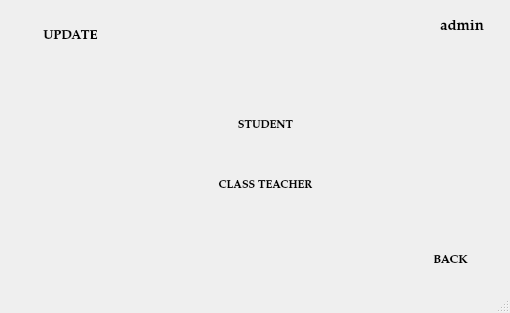
<?xml version="1.0" encoding="UTF-8"?>
<ui version="4.0">
 <class>mod0</class>
 <widget class="QMainWindow" name="mod0">
  <property name="geometry">
   <rect>
    <x>0</x>
    <y>0</y>
    <width>510</width>
    <height>313</height>
   </rect>
  </property>
  <property name="windowTitle">
   <string>MainWindow</string>
  </property>
  <widget class="QWidget" name="centralwidget">
   <widget class="QLabel" name="invalid">
    <property name="geometry">
     <rect>
      <x>150</x>
      <y>350</y>
      <width>251</width>
      <height>31</height>
     </rect>
    </property>
    <property name="font">
     <font>
      <family>MS Sans Serif</family>
     </font>
    </property>
    <property name="styleSheet">
     <string notr="true">color: rgb(255, 3, 3);</string>
    </property>
    <property name="text">
     <string/>
    </property>
   </widget>
   <widget class="QLabel" name="label">
    <property name="enabled">
     <bool>true</bool>
    </property>
    <property name="geometry">
     <rect>
      <x>0</x>
      <y>-20</y>
      <width>751</width>
      <height>541</height>
     </rect>
    </property>
    <property name="frameShadow">
     <enum>QFrame::Plain</enum>
    </property>
    <property name="text">
     <string/>
    </property>
    <property name="pixmap">
     <pixmap resource="pic.qrc">:/newPrefix/ttt.jpg</pixmap>
    </property>
   </widget>
   <widget class="QPushButton" name="add">
    <property name="geometry">
     <rect>
      <x>20</x>
      <y>20</y>
      <width>101</width>
      <height>31</height>
     </rect>
    </property>
    <property name="font">
     <font>
      <family>Palatino Linotype</family>
      <pointsize>10</pointsize>
      <weight>75</weight>
      <bold>true</bold>
     </font>
    </property>
    <property name="acceptDrops">
     <bool>false</bool>
    </property>
    <property name="styleSheet">
     <string notr="true">background-color: rgb(255, 255, 255);</string>
    </property>
    <property name="text">
     <string>UPDATE</string>
    </property>
    <property name="checkable">
     <bool>false</bool>
    </property>
    <property name="default">
     <bool>true</bool>
    </property>
    <property name="flat">
     <bool>true</bool>
    </property>
   </widget>
   <widget class="QLabel" name="label_2">
    <property name="geometry">
     <rect>
      <x>410</x>
      <y>10</y>
      <width>31</width>
      <height>31</height>
     </rect>
    </property>
    <property name="text">
     <string/>
    </property>
    <property name="pixmap">
     <pixmap resource="pic.qrc">:/newPrefix/icon.png</pixmap>
    </property>
   </widget>
   <widget class="QLabel" name="label_3">
    <property name="geometry">
     <rect>
      <x>440</x>
      <y>20</y>
      <width>47</width>
      <height>13</height>
     </rect>
    </property>
    <property name="font">
     <font>
      <family>Palatino Linotype</family>
      <pointsize>11</pointsize>
      <weight>75</weight>
      <bold>true</bold>
     </font>
    </property>
    <property name="text">
     <string>admin</string>
    </property>
   </widget>
   <widget class="QLabel" name="invalid_2">
    <property name="geometry">
     <rect>
      <x>240</x>
      <y>280</y>
      <width>151</width>
      <height>16</height>
     </rect>
    </property>
    <property name="font">
     <font>
      <family>MS Sans Serif</family>
      <pointsize>10</pointsize>
      <weight>75</weight>
      <bold>true</bold>
     </font>
    </property>
    <property name="styleSheet">
     <string notr="true">color:rgb(238, 0, 0)</string>
    </property>
    <property name="text">
     <string/>
    </property>
   </widget>
   <widget class="QPushButton" name="back">
    <property name="geometry">
     <rect>
      <x>410</x>
      <y>250</y>
      <width>81</width>
      <height>21</height>
     </rect>
    </property>
    <property name="font">
     <font>
      <family>Palatino Linotype</family>
      <pointsize>9</pointsize>
      <weight>75</weight>
      <bold>true</bold>
     </font>
    </property>
    <property name="acceptDrops">
     <bool>false</bool>
    </property>
    <property name="styleSheet">
     <string notr="true">background-color: rgb(255, 255, 255);</string>
    </property>
    <property name="text">
     <string>BACK</string>
    </property>
    <property name="checkable">
     <bool>false</bool>
    </property>
    <property name="default">
     <bool>true</bool>
    </property>
    <property name="flat">
     <bool>true</bool>
    </property>
   </widget>
   <widget class="QPushButton" name="student">
    <property name="geometry">
     <rect>
      <x>210</x>
      <y>110</y>
      <width>111</width>
      <height>31</height>
     </rect>
    </property>
    <property name="font">
     <font>
      <family>Palatino Linotype</family>
      <pointsize>8</pointsize>
      <weight>75</weight>
      <bold>true</bold>
     </font>
    </property>
    <property name="acceptDrops">
     <bool>false</bool>
    </property>
    <property name="styleSheet">
     <string notr="true">background-color: rgb(255, 255, 255);</string>
    </property>
    <property name="text">
     <string>STUDENT</string>
    </property>
    <property name="checkable">
     <bool>false</bool>
    </property>
    <property name="default">
     <bool>true</bool>
    </property>
    <property name="flat">
     <bool>true</bool>
    </property>
   </widget>
   <widget class="QPushButton" name="cteacher">
    <property name="geometry">
     <rect>
      <x>210</x>
      <y>170</y>
      <width>111</width>
      <height>31</height>
     </rect>
    </property>
    <property name="font">
     <font>
      <family>Palatino Linotype</family>
      <pointsize>8</pointsize>
      <weight>75</weight>
      <bold>true</bold>
     </font>
    </property>
    <property name="acceptDrops">
     <bool>false</bool>
    </property>
    <property name="styleSheet">
     <string notr="true">background-color: rgb(255, 255, 255);</string>
    </property>
    <property name="text">
     <string>CLASS TEACHER</string>
    </property>
    <property name="checkable">
     <bool>false</bool>
    </property>
    <property name="default">
     <bool>true</bool>
    </property>
    <property name="flat">
     <bool>true</bool>
    </property>
   </widget>
  </widget>
  <widget class="QMenuBar" name="menubar">
   <property name="geometry">
    <rect>
     <x>0</x>
     <y>0</y>
     <width>510</width>
     <height>21</height>
    </rect>
   </property>
  </widget>
  <widget class="QStatusBar" name="statusbar"/>
 </widget>
 <tabstops>
  <tabstop>student</tabstop>
  <tabstop>cteacher</tabstop>
  <tabstop>back</tabstop>
  <tabstop>add</tabstop>
 </tabstops>
 <resources>
  <include location="pic.qrc"/>
 </resources>
 <connections/>
</ui>
